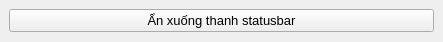
<?xml version="1.0" encoding="UTF-8"?>
<ui version="4.0">
 <class>MainWindow</class>
 <widget class="QMainWindow" name="MainWindow">
  <property name="geometry">
   <rect>
    <x>0</x>
    <y>0</y>
    <width>443</width>
    <height>42</height>
   </rect>
  </property>
  <property name="windowTitle">
   <string>Rune Typer</string>
  </property>
  <property name="windowIcon">
   <iconset resource="image.qrc">
    <normaloff>:/icon/runes.png</normaloff>:/icon/runes.png</iconset>
  </property>
  <widget class="QWidget" name="centralwidget">
   <layout class="QGridLayout" name="gridLayout">
    <item row="0" column="0">
     <widget class="QPushButton" name="button">
      <property name="font">
       <font>
        <pointsize>10</pointsize>
       </font>
      </property>
      <property name="text">
       <string>Ẩn xuống thanh statusbar</string>
      </property>
      <property name="shortcut">
       <string>Ctrl+Z, Ctrl+X</string>
      </property>
     </widget>
    </item>
   </layout>
  </widget>
 </widget>
 <resources>
  <include location="image.qrc"/>
 </resources>
 <connections/>
</ui>
